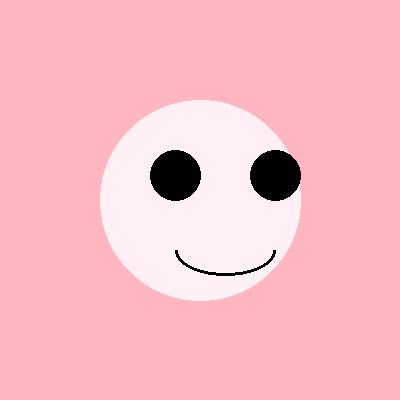
#> input picture tests/test_data/test_upload.jpg, 400 x 400 px
$ python storyme_face_pipeline.py tests/test_data/test_upload.jpg tests/test_data/test_upload.jpg tests/test_data/test_upload.jpg out.png
#> lines starting #> are read from the running program, lines starting #| are printed output that depends on the picture; after the words box and inside, x2 and y2 are one past the last pixel; in counts of white or black regions, pixels touching at a corner belong together
#!/usr/bin/env python3
"""
StoryMe — Face Personalization Pipeline (Standalone)

Takes 3 inputs:
  1. template_path  — path to the illustration template image (PNG/JPG)
  2. face_path      — path to a photo containing the child's face
  3. child_name     — the child's name (replaces {name} on template)

Outputs: result.png in the current directory

Dependencies (pip install):
  pip install opencv-python pillow numpy

Usage:
  python storyme_face_pipeline.py template.png face.jpg "Shan"

What it does, step by step:
  1. FACE DETECTION — Haar Cascade finds the face bounding box
  2. TIGHT CROP    — crops just the face (10% padding), no background
  3. OVAL MASK     — applies a feathered elliptical mask so only face pixels remain
  4. CIRCLE DETECT — scans the template for the white placeholder circle automatically
  5. INPAINTING    — fills the white circle with neighbouring pixels (OpenCV Telea)
  6. COMPOSITING   — pastes the masked face onto the inpainted area; feathered edges blend naturally
  7. NAME REPLACE  — finds text lines containing {name}, inpaints them out, re-renders with actual name
  8. SAVE          — writes result.png
"""

import cv2
import numpy as np
from PIL import Image, ImageDraw, ImageFont, ImageFilter
from typing import Tuple, Optional, List
import sys
import os


# ======================================================================
# Font loading — tries common system font paths across OS
# ======================================================================

FONT_SEARCH_PATHS = [
    # Linux
    "/usr/share/fonts/truetype/freefont/FreeSansBold.ttf",
    "/usr/share/fonts/truetype/liberation/LiberationSans-Bold.ttf",
    "/usr/share/fonts/truetype/dejavu/DejaVuSans-Bold.ttf",
    "/usr/share/fonts/truetype/noto/NotoSans-Bold.ttf",
    # macOS
    "/System/Library/Fonts/Helvetica.ttc",
    "/Library/Fonts/Arial Bold.ttf",
    "/System/Library/Fonts/SFNSDisplay.ttf",
    # Windows
    "C:/Windows/Fonts/arialbd.ttf",
    "C:/Windows/Fonts/calibrib.ttf",
]


def load_font(size: int):
    for p in FONT_SEARCH_PATHS:
        try:
            return ImageFont.truetype(p, size)
        except Exception:
            continue
    return ImageFont.load_default()


# ======================================================================
# 1. FACE DETECTION & EXTRACTION
# ======================================================================

def detect_face(cv_img: np.ndarray) -> Optional[Tuple[int, int, int, int]]:
    """Detect the largest face. Returns (x, y, w, h) or None."""
    cascade_path = cv2.data.haarcascades + "haarcascade_frontalface_default.xml"
    detector = cv2.CascadeClassifier(cascade_path)

    gray = cv2.cvtColor(cv_img, cv2.COLOR_BGR2GRAY)

    # Try standard params first
    faces = detector.detectMultiScale(gray, scaleFactor=1.1, minNeighbors=5, minSize=(30, 30))
    if len(faces) == 0:
        # Relax for harder images
        faces = detector.detectMultiScale(gray, scaleFactor=1.05, minNeighbors=3, minSize=(20, 20))
    if len(faces) == 0:
        return None

    # Pick largest
    return tuple(max(faces, key=lambda f: f[2] * f[3]))


def extract_face(cv_img: np.ndarray, target_size: Tuple[int, int], angle: float = 0.0) -> Image.Image:
    """
    Detect face → tight crop → resize → feathered oval mask.
    Returns RGBA PIL Image ready for compositing.
    """
    bbox = detect_face(cv_img)

    if bbox is not None:
        x, y, w, h = bbox
        # Tight padding: 10% sides, 15% top (forehead), 5% bottom (chin)
        pw = int(w * 0.10)
        ph_top = int(h * 0.15)
        ph_bot = int(h * 0.05)
        x1 = max(0, x - pw)
        y1 = max(0, y - ph_top)
        x2 = min(cv_img.shape[1], x + w + pw)
        y2 = min(cv_img.shape[0], y + h + ph_bot)
        crop = cv_img[y1:y2, x1:x2]
        print(f"  Face detected at ({x}, {y}, {w}, {h}) — tight crop applied")
    else:
        print("  No face detected — using center square crop as fallback")
        ih, iw = cv_img.shape[:2]
        d = min(iw, ih)
        cx, cy = iw // 2, ih // 2
        r = d // 2
        crop = cv_img[cy - r:cy + r, cx - r:cx + r]

    # Convert BGR→RGB→PIL RGBA
    face_rgb = cv2.cvtColor(crop, cv2.COLOR_BGR2RGB)
    pil = Image.fromarray(face_rgb).convert("RGBA")
    pil = pil.resize(target_size, Image.Resampling.LANCZOS)

    # Rotate if needed (for templates where the character's head is tilted)
    if angle != 0.0:
        pil = pil.rotate(angle, resample=Image.Resampling.BICUBIC, expand=False)

    # Feathered oval mask — only face pixels survive, edges fade smoothly
    w_t, h_t = target_size
    mask = Image.new("L", (w_t, h_t), 0)
    draw = ImageDraw.Draw(mask)
    margin = int(min(w_t, h_t) * 0.06)
    draw.ellipse((margin, margin, w_t - margin, h_t - margin), fill=255)
    blur_radius = max(8, int(min(w_t, h_t) * 0.08))
    mask = mask.filter(ImageFilter.GaussianBlur(radius=blur_radius))
    pil.putalpha(mask)

    return pil


# ======================================================================
# 2. TEMPLATE ANALYSIS — auto-detect white circle
# ======================================================================

def find_white_circle(template_arr: np.ndarray, white_threshold: int = 225) -> Optional[Tuple[int, int, int]]:
    """
    Scan template for the largest white circular region.
    Returns (center_x, center_y, radius) or None.
    """
    h, w = template_arr.shape[:2]

    # Find white pixels
    white = (
        (template_arr[:, :, 0] > white_threshold) &
        (template_arr[:, :, 1] > white_threshold) &
        (template_arr[:, :, 2] > white_threshold)
    ).astype(np.uint8) * 255

    # Find contours of white regions
    contours, _ = cv2.findContours(white, cv2.RETR_EXTERNAL, cv2.CHAIN_APPROX_SIMPLE)
    if not contours:
        return None

    # Find the most circular large contour
    best = None
    best_score = 0

    for cnt in contours:
        area = cv2.contourArea(cnt)
        if area < 500:  # too small
            continue
        perimeter = cv2.arcLength(cnt, True)
        if perimeter == 0:
            continue
        # Circularity score: 4π·area / perimeter²  (1.0 = perfect circle)
        circularity = (4 * np.pi * area) / (perimeter * perimeter)
        if circularity > 0.6 and area > best_score:
            best = cnt
            best_score = area

    if best is None:
        return None

    # Fit minimum enclosing circle
    (cx, cy), radius = cv2.minEnclosingCircle(best)
    cx, cy, radius = int(cx), int(cy), int(radius)
    print(f"  White circle found: center=({cx}, {cy}), radius={radius}")
    return (cx, cy, radius)


# ======================================================================
# 3. INPAINTING — fill white circle with surrounding pixels
# ======================================================================

def inpaint_white_circle(template: Image.Image, cx: int, cy: int, radius: int) -> Image.Image:
    """Replace white pixels inside the circle with neighbouring pixel colours."""
    cv_img = cv2.cvtColor(np.array(template.convert("RGB")), cv2.COLOR_RGB2BGR)
    h, w = cv_img.shape[:2]

    ys = np.arange(max(0, cy - radius), min(h, cy + radius))
    xs = np.arange(max(0, cx - radius), min(w, cx + radius))
    yy, xx = np.meshgrid(ys, xs, indexing="ij")
    dist = np.sqrt((xx - cx) ** 2 + (yy - cy) ** 2)

    region = cv_img[ys[0]:ys[-1] + 1, xs[0]:xs[-1] + 1]
    inside = dist <= radius
    is_white = (region[:, :, 0] > 225) & (region[:, :, 1] > 225) & (region[:, :, 2] > 225)
    mask_local = (inside & is_white).astype(np.uint8) * 255

    full_mask = np.zeros((h, w), dtype=np.uint8)
    full_mask[ys[0]:ys[-1] + 1, xs[0]:xs[-1] + 1] = mask_local

    white_count = full_mask.sum() // 255
    if white_count > 0:
        print(f"  Inpainting {white_count} white pixels inside circle...")
        inpainted = cv2.inpaint(cv_img, full_mask, 12, cv2.INPAINT_TELEA)
        rgb = cv2.cvtColor(inpainted, cv2.COLOR_BGR2RGB)
        result = Image.fromarray(rgb).convert("RGBA")
        return result

    return template.convert("RGBA")


# ======================================================================
# 4. COMPOSITING — paste face onto inpainted template
# ======================================================================

def composite_face(template: Image.Image, face: Image.Image, cx: int, cy: int, radius: int) -> Image.Image:
    """
    1. Inpaint the white circle
    2. Paste the feathered face on top — edges blend with the inpainted background
    """
    # Step 1: fill white circle with surroundings
    template = inpaint_white_circle(template, cx, cy, radius)

    # Step 2: size face to fill 92% of circle diameter
    face_diam = int(radius * 2 * 0.92)
    face_resized = face.resize((face_diam, face_diam), Image.Resampling.LANCZOS)

    px = cx - face_diam // 2
    py = cy - face_diam // 2

    template.paste(face_resized, (px, py), face_resized)
    print(f"  Face composited at ({px}, {py}), diameter={face_diam}")
    return template


# ======================================================================
# 5. NAME TEXT REPLACEMENT
# ======================================================================

# [80 lines left out: functions find_text_lines, replace_name_in_line, not called in this run]


# ======================================================================
# 6. MAIN PIPELINE
# ======================================================================

def process(template_path: str, face_path: str, child_name: str, output_path: str = "result.png",
            text_lines_with_name: Optional[List[dict]] = None,
            text_color: Tuple[int, int, int] = (80, 60, 30)):
    """
    Full pipeline:
      template_path — path to illustration template (PNG/JPG)
      face_path     — path to photo with child's face
      child_name    — replaces {name} in template text
      output_path   — where to save the result (default: result.png)

      text_lines_with_name — optional list of dicts:
          [{"y_start": 110, "y_end": 150, "x_start": 146, "x_end": 676,
            "line_text": "{name} and the Forest of Smiles"}, ...]
          If not provided, the pipeline will auto-detect text lines and
          attempt replacement on any line that might contain {name}.

      text_color — RGB tuple for rendered text (default: dark brown)
    """
#> called with template_path = 'tests/test_data/test_upload.jpg', face_path = 'tests/test_data/test_upload.jpg', child_name = 'tests/test_data/test_upload.jpg', output_path = 'out.png', text_color = (80, 60, 30)

    print(f"\n{'='*60}")
    print(f"StoryMe Face Personalization Pipeline")
    print(f"{'='*60}")
    print(f"  Template : {template_path}")
    print(f"  Face     : {face_path}")
    print(f"  Name     : {child_name}")
    print(f"  Output   : {output_path}")
    print()

    # --- Load images ---
    print("[1/6] Loading images...")
    template_cv = cv2.imread(template_path)
#> template_cv is the input picture: shape (400, 400, 3); mean B, G, R 196.6, 187, 247.8
    face_cv = cv2.imread(face_path)
    if template_cv is None:
        raise FileNotFoundError(f"Cannot load template: {template_path}")
    if face_cv is None:
        raise FileNotFoundError(f"Cannot load face image: {face_path}")

    template_pil = Image.open(template_path).convert("RGBA")
    th, tw = template_cv.shape[:2]
#> th = 400; tw = 400
    print(f"  Template size: {tw}x{th}")
#|   Template size: 400x400
    print(f"  Face image size: {face_cv.shape[1]}x{face_cv.shape[0]}")
#|   Face image size: 400x400

    # --- Detect white circle on template ---
    print("\n[2/6] Scanning template for face placeholder circle...")
    circle = find_white_circle(template_cv)
#> in find_white_circle, `white = ( (template_arr[:, :, 0] > white_threshold) & (template_arr[:,..`:
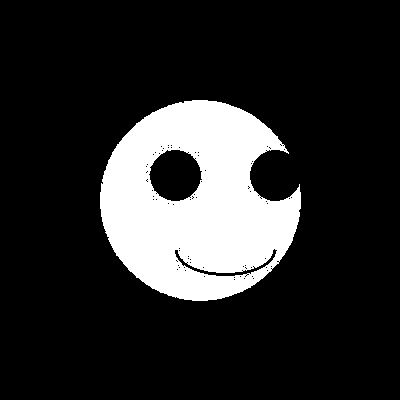
#> white: shape (400, 400); 16.9% white; 1 white region
#> in find_white_circle, `contours, _ = cv2.findContours(white, cv2.RETR_EXTERNAL, cv2.CHAIN_APP..`: contours = 1 contour; box (x1, y1, x2, y2) and area: (100, 100, 301, 301) 29198
#> the loop in find_white_circle, `for cnt in contours:` made 1 pass
#> (area, perimeter, circularity, best_score) on pass 1: (29198, 773.2, 0.614, 29198)
#> after the loop in find_white_circle, `for cnt in contours:`: best = contour of 339 points, box (x1, y1, x2, y2) (100, 100, 301, 301), area 29198; best_score = 29198
#> in find_white_circle, `(cx, cy), radius = cv2.minEnclosingCircle(best)`: cx = 200; cy = 199.9; radius = 100.4
#> in find_white_circle, `cx, cy, radius = int(cx), int(cy), int(radius)`: cx = 199; radius = 100
#|   White circle found: center=(199, 199), radius=100
#> circle = (199, 199, 100)

    if circle is None:
        print("  WARNING: No white circle found. Face will be pasted at center.")
        cx, cy = tw // 2, th // 2
        radius = min(tw, th) // 6
    else:
        cx, cy, radius = circle
#> cx = 199; cy = 199; radius = 100

    # --- Extract face ---
    print("\n[3/6] Detecting and extracting face...")
    target_size = (radius * 2, radius * 2)
#> target_size = (200, 200)
    face_pil = extract_face(face_cv, target_size)
#> in detect_face, `gray = cv2.cvtColor(cv_img, cv2.COLOR_BGR2GRAY)`:
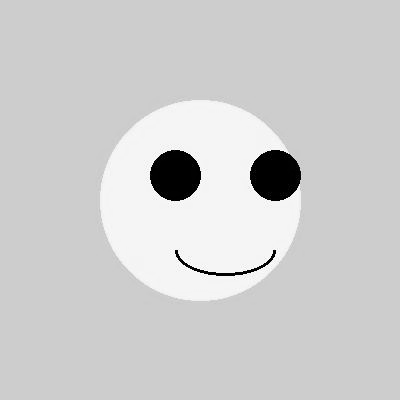
#> gray: shape (400, 400); min 0, max 254, mean 206.2
#> in detect_face, `faces = detector.detectMultiScale(gray, scaleFactor=1.1, minNeighbors=..`: faces = ()
#> in extract_face, `w_t, h_t = target_size`: w_t = 200
#> in extract_face, `mask = Image.new("L", (w_t, h_t), 0)`: mask: PIL image 200x200 L; every value is 0
#> in extract_face, `margin = int(min(w_t, h_t) * 0.06)`: margin = 12
#> in extract_face, `blur_radius = max(8, int(min(w_t, h_t) * 0.08))`: blur_radius = 16
#> in extract_face, `pil.putalpha(mask)`:
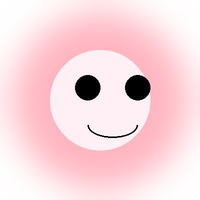
#> pil: PIL image 200x200 RGBA; mean R, G, B, A 247.8, 187, 196.6, 154.2; transparent parts drawn white

    # --- Composite face into template ---
    print("\n[4/6] Compositing face into template (inpaint + blend)...")
    result = composite_face(template_pil, face_pil, cx, cy, radius)
#> in inpaint_white_circle, `dist = np.sqrt((xx - cx) ** 2 + (yy - cy) ** 2)`:
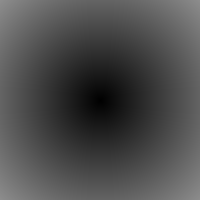
#> dist: shape (200, 200) float64; min 0, max 141.4, mean 76.5
#> in inpaint_white_circle, `inside = dist <= radius`: inside: shape (200, 200) bool; 78.5% white; 4 black regions, box (x1, y1, x2, y2) and area: (0, 0, 100, 100) 2246, (101, 0, 200, 86) 2146, (0, 101, 86, 200) 2146, (115, 115, 200, 200) 2047
#> in inpaint_white_circle, `is_white = (region[:, :, 0] > 225) & (region[:, :, 1] > 225) & (region..`: is_white: shape (200, 200) bool; 67.4% white; 74 black regions (70 under 20 px), largest, box (x1, y1, x2, y2) and area: (0, 0, 200, 200) 8689, (50, 51, 103, 102) 2040, (123, 123, 200, 200) 1888, (76, 150, 178, 178) 358
#> in inpaint_white_circle, `mask_local = (inside & is_white).astype(np.uint8) * 255`:
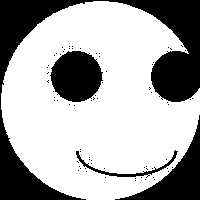
#> mask_local: shape (200, 200); 66.9% white; 74 black regions (70 under 20 px), largest, box (x1, y1, x2, y2) and area: (0, 0, 200, 200) 8727, (115, 115, 200, 200) 2049, (50, 51, 103, 102) 2040, (76, 150, 178, 178) 358
#> in inpaint_white_circle, `full_mask[ys[0]:ys[-1] + 1, xs[0]:xs[-1] + 1] = mask_local`: full_mask: shape (400, 400); 16.7% white; 1 white region, box (x1, y1, x2, y2) and area: (100, 100, 299, 299) 26745
#> in inpaint_white_circle, `white_count = full_mask.sum() // 255`: white_count = 26745
#> (printed output is left out)
#> in inpaint_white_circle, `inpainted = cv2.inpaint(cv_img, full_mask, 12, cv2.INPAINT_TELEA)`:
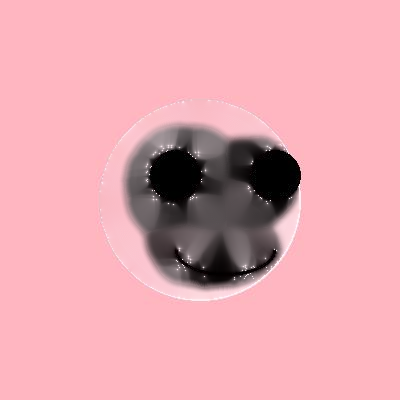
#> inpainted: shape (400, 400, 3); mean B, G, R 176.1, 166.5, 228.9
#> in composite_face, `face_diam = int(radius * 2 * 0.92)`: face_diam = 184
#> in composite_face, `px = cx - face_diam // 2`: px = 107
#|   Face composited at (107, 107), diameter=184

    # --- Replace {name} text ---
    print("\n[5/6] Replacing {name} text...")
    if text_lines_with_name:
        # Use provided line definitions
        for tl in text_lines_with_name:
            replace_name_in_line(
                result,
                tl["x_start"], tl["y_start"], tl["x_end"], tl["y_end"],
                tl["line_text"], child_name, color=text_color
            )
    else:
        # Auto-detect: just overlay name below the face circle as a label
        # For precise text replacement, pass text_lines_with_name explicitly
        print("  No text_lines_with_name provided — overlaying name below face.")
        draw = ImageDraw.Draw(result)
        font = load_font(max(radius // 3, 20))
        bbox = draw.textbbox((0, 0), child_name, font=font)
#> bbox = (0, 3, 476, 34)
        tw_text = bbox[2] - bbox[0]
#> tw_text = 476
        name_x = cx - tw_text // 2
#> name_x = -39
        name_y = cy + radius + 10
#> name_y = 309
        # White outline for readability
        for dx in (-2, -1, 0, 1, 2):
            for dy in (-2, -1, 0, 1, 2):
                if dx or dy:
                    draw.text((name_x + dx, name_y + dy), child_name, font=font, fill=(255, 255, 255, 255))
        draw.text((name_x, name_y), child_name, font=font, fill=(*text_color, 255))
        print(f"  Name '{child_name}' overlaid at ({name_x}, {name_y})")
#|   Name 'tests/test_data/test_upload.jpg' overlaid at (-39, 309)

    # --- Save ---
    print(f"\n[6/6] Saving result...")
    rgb = Image.new("RGB", result.size, (255, 255, 255))
#> rgb: PIL image 400x400 RGB; every value is 255
    rgb.paste(result, mask=result.split()[3] if result.mode == "RGBA" else None)
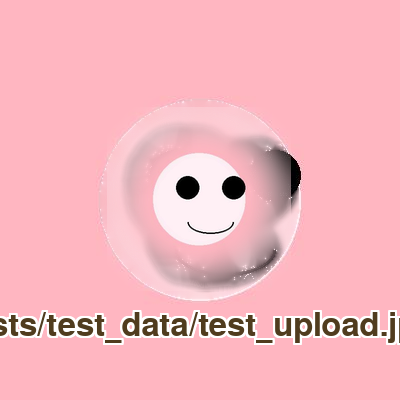
#> result: PIL image 400x400 RGBA; mean R, G, B, A 243.6, 179.4, 188.5, 248.8; transparent parts drawn white
    rgb.save(output_path, quality=95)
    file_size = os.path.getsize(output_path)
    print(f"  Saved: {output_path} ({file_size / 1024:.0f} KB)")

    print(f"\n{'='*60}")
    print(f"Done! Open {output_path} to see the result.")
    print(f"{'='*60}\n")

    return output_path


# ======================================================================
# CLI entry point
# ======================================================================

if __name__ == "__main__":
    if len(sys.argv) < 4:
        print("""
Usage:
  python storyme_face_pipeline.py <template_image> <face_image> <child_name> [output_path]

Example:
  python storyme_face_pipeline.py template.png face.jpg "Shan"
  python storyme_face_pipeline.py template.png face.jpg "Shan" output.png

Arguments:
  template_image — The illustration template with a white circle face placeholder
  face_image     — A photo containing the child's face
  child_name     — The name to replace {name} in the template text
  output_path    — (optional) Where to save the result. Default: result.png

Requirements:
  pip install opencv-python pillow numpy

For precise text replacement, use as a library:

  from storyme_face_pipeline import process

  process(
      "template.png", "face.jpg", "Shan",
      text_lines_with_name=[
          {"y_start": 110, "y_end": 150, "x_start": 146, "x_end": 676,
           "line_text": "{name} and the Forest of Smiles"},
          {"y_start": 172, "y_end": 208, "x_start": 197, "x_end": 616,
           "line_text": '"Hello {name}! Welcome to'},
      ],
      text_color=(134, 105, 54),
  )
""")
        sys.exit(1)

    template = sys.argv[1]
    face = sys.argv[2]
    name = sys.argv[3]
    out = sys.argv[4] if len(sys.argv) > 4 else "result.png"

    process(template, face, name, out)
